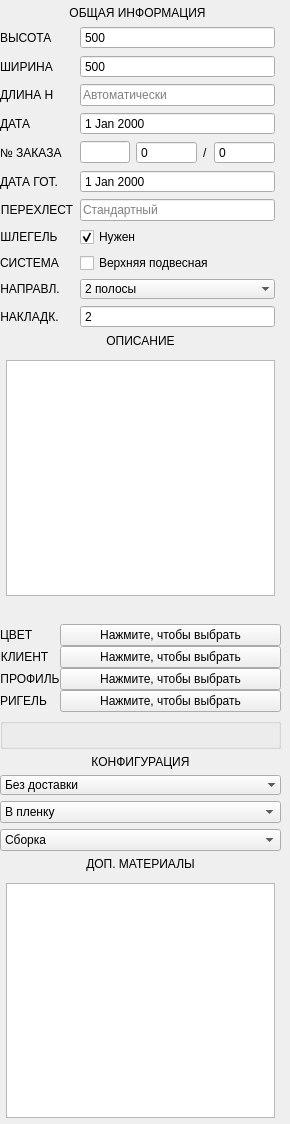
        <widget class="QWidget" name="right_pannel_content">
         <property name="geometry">
          <rect>
           <x>0</x>
           <y>0</y>
           <width>290</width>
           <height>1124</height>
          </rect>
         </property>
         <layout class="QVBoxLayout" name="verticalLayout_4">
          <property name="leftMargin">
           <number>0</number>
          </property>
          <property name="topMargin">
           <number>0</number>
          </property>
          <property name="rightMargin">
           <number>9</number>
          </property>
          <property name="bottomMargin">
           <number>0</number>
          </property>
          <item>
           <layout class="QFormLayout" name="formLayout">
            <property name="topMargin">
             <number>6</number>
            </property>
            <property name="rightMargin">
             <number>6</number>
            </property>
            <item row="1" column="0">
             <widget class="QLabel" name="height">
              <property name="text">
               <string>ВЫСОТА</string>
              </property>
             </widget>
            </item>
            <item row="1" column="1">
             <widget class="QSpinBox" name="inp_height">
              <property name="sizePolicy">
               <sizepolicy hsizetype="Preferred" vsizetype="Fixed">
                <horstretch>0</horstretch>
                <verstretch>0</verstretch>
               </sizepolicy>
              </property>
              <property name="focusPolicy">
               <enum>Qt::ClickFocus</enum>
              </property>
              <property name="wrapping">
               <bool>false</bool>
              </property>
              <property name="buttonSymbols">
               <enum>QAbstractSpinBox::NoButtons</enum>
              </property>
              <property name="correctionMode">
               <enum>QAbstractSpinBox::CorrectToPreviousValue</enum>
              </property>
              <property name="keyboardTracking">
               <bool>true</bool>
              </property>
              <property name="showGroupSeparator" stdset="0">
               <bool>false</bool>
              </property>
              <property name="minimum">
               <number>500</number>
              </property>
              <property name="maximum">
               <number>9999</number>
              </property>
             </widget>
            </item>
            <item row="2" column="0">
             <widget class="QLabel" name="long_2">
              <property name="text">
               <string>ШИРИНА</string>
              </property>
             </widget>
            </item>
            <item row="2" column="1">
             <widget class="QSpinBox" name="inp_width">
              <property name="sizePolicy">
               <sizepolicy hsizetype="Preferred" vsizetype="Fixed">
                <horstretch>0</horstretch>
                <verstretch>0</verstretch>
               </sizepolicy>
              </property>
              <property name="focusPolicy">
               <enum>Qt::ClickFocus</enum>
              </property>
              <property name="buttonSymbols">
               <enum>QAbstractSpinBox::NoButtons</enum>
              </property>
              <property name="minimum">
               <number>500</number>
              </property>
              <property name="maximum">
               <number>9999</number>
              </property>
             </widget>
            </item>
            <item row="3" column="0">
             <widget class="QLabel" name="longL2">
              <property name="text">
               <string>ДЛИНА Н</string>
              </property>
             </widget>
            </item>
            <item row="3" column="1">
             <widget class="QLineEdit" name="inp_quide_long">
              <property name="sizePolicy">
               <sizepolicy hsizetype="Expanding" vsizetype="Fixed">
                <horstretch>0</horstretch>
                <verstretch>0</verstretch>
               </sizepolicy>
              </property>
              <property name="placeholderText">
               <string>Автоматически</string>
              </property>
             </widget>
            </item>
            <item row="4" column="0">
             <widget class="QLabel" name="date">
              <property name="text">
               <string>ДАТА</string>
              </property>
             </widget>
            </item>
            <item row="4" column="1">
             <widget class="QDateEdit" name="inp_date">
              <property name="sizePolicy">
               <sizepolicy hsizetype="Expanding" vsizetype="Fixed">
                <horstretch>0</horstretch>
                <verstretch>0</verstretch>
               </sizepolicy>
              </property>
              <property name="focusPolicy">
               <enum>Qt::ClickFocus</enum>
              </property>
              <property name="buttonSymbols">
               <enum>QAbstractSpinBox::NoButtons</enum>
              </property>
             </widget>
            </item>
            <item row="5" column="0">
             <widget class="QLabel" name="norder">
              <property name="text">
               <string>№ ЗАКАЗА</string>
              </property>
             </widget>
            </item>
            <item row="5" column="1">
             <layout class="QHBoxLayout" name="horizontalLayout_8">
              <property name="spacing">
               <number>6</number>
              </property>
              <item>
               <widget class="QLineEdit" name="inp_responsibility">
                <property name="sizePolicy">
                 <sizepolicy hsizetype="Maximum" vsizetype="Fixed">
                  <horstretch>0</horstretch>
                  <verstretch>0</verstretch>
                 </sizepolicy>
                </property>
                <property name="maximumSize">
                 <size>
                  <width>50</width>
                  <height>16777215</height>
                 </size>
                </property>
                <property name="readOnly">
                 <bool>true</bool>
                </property>
               </widget>
              </item>
              <item>
               <widget class="QSpinBox" name="inp_order_number">
                <property name="sizePolicy">
                 <sizepolicy hsizetype="Expanding" vsizetype="Fixed">
                  <horstretch>0</horstretch>
                  <verstretch>0</verstretch>
                 </sizepolicy>
                </property>
                <property name="focusPolicy">
                 <enum>Qt::ClickFocus</enum>
                </property>
                <property name="buttonSymbols">
                 <enum>QAbstractSpinBox::NoButtons</enum>
                </property>
                <property name="suffix">
                 <string/>
                </property>
                <property name="prefix">
                 <string/>
                </property>
                <property name="minimum">
                 <number>0</number>
                </property>
                <property name="maximum">
                 <number>999</number>
                </property>
                <property name="stepType">
                 <enum>QAbstractSpinBox::DefaultStepType</enum>
                </property>
                <property name="value">
                 <number>0</number>
                </property>
               </widget>
              </item>
              <item>
               <widget class="QLabel" name="norder_2">
                <property name="sizePolicy">
                 <sizepolicy hsizetype="Preferred" vsizetype="Preferred">
                  <horstretch>0</horstretch>
                  <verstretch>0</verstretch>
                 </sizepolicy>
                </property>
                <property name="text">
                 <string>/</string>
                </property>
                <property name="scaledContents">
                 <bool>false</bool>
                </property>
                <property name="indent">
                 <number>0</number>
                </property>
               </widget>
              </item>
              <item>
               <widget class="QSpinBox" name="inp_order_number_part">
                <property name="sizePolicy">
                 <sizepolicy hsizetype="Expanding" vsizetype="Fixed">
                  <horstretch>0</horstretch>
                  <verstretch>0</verstretch>
                 </sizepolicy>
                </property>
                <property name="focusPolicy">
                 <enum>Qt::ClickFocus</enum>
                </property>
                <property name="buttonSymbols">
                 <enum>QAbstractSpinBox::NoButtons</enum>
                </property>
                <property name="suffix">
                 <string/>
                </property>
                <property name="prefix">
                 <string/>
                </property>
                <property name="minimum">
                 <number>0</number>
                </property>
                <property name="maximum">
                 <number>999</number>
                </property>
                <property name="stepType">
                 <enum>QAbstractSpinBox::DefaultStepType</enum>
                </property>
                <property name="value">
                 <number>0</number>
                </property>
               </widget>
              </item>
             </layout>
            </item>
            <item row="6" column="0">
             <widget class="QLabel" name="dateout">
              <property name="text">
               <string>ДАТА ГОТ.</string>
              </property>
             </widget>
            </item>
            <item row="6" column="1">
             <widget class="QDateEdit" name="inp_date_uot">
              <property name="sizePolicy">
               <sizepolicy hsizetype="Expanding" vsizetype="Fixed">
                <horstretch>0</horstretch>
                <verstretch>0</verstretch>
               </sizepolicy>
              </property>
              <property name="focusPolicy">
               <enum>Qt::ClickFocus</enum>
              </property>
              <property name="buttonSymbols">
               <enum>QAbstractSpinBox::NoButtons</enum>
              </property>
             </widget>
            </item>
            <item row="7" column="0">
             <widget class="QLabel" name="discription_10">
              <property name="text">
               <string>ПЕРЕХЛЕСТ</string>
              </property>
              <property name="alignment">
               <set>Qt::AlignCenter</set>
              </property>
             </widget>
            </item>
            <item row="7" column="1">
             <widget class="QLineEdit" name="inp_overlap_count">
              <property name="sizePolicy">
               <sizepolicy hsizetype="Expanding" vsizetype="Fixed">
                <horstretch>0</horstretch>
                <verstretch>0</verstretch>
               </sizepolicy>
              </property>
              <property name="placeholderText">
               <string>Стандартный</string>
              </property>
             </widget>
            </item>
            <item row="8" column="0">
             <widget class="QLabel" name="discription_6">
              <property name="text">
               <string>ШЛЕГЕЛЬ</string>
              </property>
              <property name="alignment">
               <set>Qt::AlignCenter</set>
              </property>
             </widget>
            </item>
            <item row="8" column="1">
             <widget class="QCheckBox" name="ch_need_shlegel">
              <property name="text">
               <string>Нужен</string>
              </property>
              <property name="checked">
               <bool>true</bool>
              </property>
              <property name="tristate">
               <bool>false</bool>
              </property>
             </widget>
            </item>
            <item row="9" column="0">
             <widget class="QLabel" name="discription_11">
              <property name="text">
               <string>СИСТЕМА</string>
              </property>
              <property name="alignment">
               <set>Qt::AlignCenter</set>
              </property>
             </widget>
            </item>
            <item row="9" column="1">
             <widget class="QCheckBox" name="c_bot_system">
              <property name="text">
               <string>Верхняя подвесная</string>
              </property>
              <property name="checked">
               <bool>false</bool>
              </property>
              <property name="tristate">
               <bool>false</bool>
              </property>
             </widget>
            </item>
            <item row="10" column="0">
             <widget class="QLabel" name="discription_12">
              <property name="text">
               <string>НАПРАВЛ.</string>
              </property>
              <property name="alignment">
               <set>Qt::AlignCenter</set>
              </property>
             </widget>
            </item>
            <item row="10" column="1">
             <widget class="QComboBox" name="c_guide">
              <property name="focusPolicy">
               <enum>Qt::NoFocus</enum>
              </property>
              <property name="insertPolicy">
               <enum>QComboBox::InsertAtBottom</enum>
              </property>
              <property name="sizeAdjustPolicy">
               <enum>QComboBox::AdjustToContentsOnFirstShow</enum>
              </property>
              <property name="duplicatesEnabled">
               <bool>false</bool>
              </property>
              <property name="frame">
               <bool>false</bool>
              </property>
              <item>
               <property name="text">
                <string>2 полосы</string>
               </property>
              </item>
              <item>
               <property name="text">
                <string>1 полоса</string>
               </property>
              </item>
              <item>
               <property name="text">
                <string>Без направляющих</string>
               </property>
              </item>
             </widget>
            </item>
            <item row="11" column="0">
             <widget class="QLabel" name="lbl_guide_decor">
              <property name="text">
               <string>НАКЛАДК.</string>
              </property>
              <property name="alignment">
               <set>Qt::AlignCenter</set>
              </property>
             </widget>
            </item>
            <item row="11" column="1">
             <widget class="QSpinBox" name="c_guide_decor">
              <property name="sizePolicy">
               <sizepolicy hsizetype="Preferred" vsizetype="Fixed">
                <horstretch>0</horstretch>
                <verstretch>0</verstretch>
               </sizepolicy>
              </property>
              <property name="focusPolicy">
               <enum>Qt::ClickFocus</enum>
              </property>
              <property name="buttonSymbols">
               <enum>QAbstractSpinBox::NoButtons</enum>
              </property>
              <property name="suffix">
               <string/>
              </property>
              <property name="minimum">
               <number>0</number>
              </property>
              <property name="maximum">
               <number>10</number>
              </property>
              <property name="value">
               <number>2</number>
              </property>
             </widget>
            </item>
            <item row="0" column="0" colspan="2">
             <widget class="QLabel" name="discription_5">
              <property name="text">
               <string>ОБЩАЯ ИНФОРМАЦИЯ</string>
              </property>
              <property name="alignment">
               <set>Qt::AlignCenter</set>
              </property>
             </widget>
            </item>
           </layout>
          </item>
          <item>
           <widget class="QLabel" name="discription">
            <property name="text">
             <string>ОПИСАНИЕ</string>
            </property>
            <property name="alignment">
             <set>Qt::AlignCenter</set>
            </property>
           </widget>
          </item>
          <item>
           <layout class="QVBoxLayout" name="verticalLayout_3">
            <property name="spacing">
             <number>0</number>
            </property>
            <property name="leftMargin">
             <number>6</number>
            </property>
            <property name="topMargin">
             <number>6</number>
            </property>
            <property name="rightMargin">
             <number>6</number>
            </property>
            <property name="bottomMargin">
             <number>6</number>
            </property>
            <item>
             <widget class="QTextEdit" name="inp_description">
              <property name="sizePolicy">
               <sizepolicy hsizetype="Expanding" vsizetype="Expanding">
                <horstretch>0</horstretch>
                <verstretch>0</verstretch>
               </sizepolicy>
              </property>
             </widget>
            </item>
           </layout>
          </item>
          <item>
           <layout class="QFormLayout" name="formLayout_2">
            <property name="horizontalSpacing">
             <number>0</number>
            </property>
            <property name="verticalSpacing">
             <number>0</number>
            </property>
            <property name="topMargin">
             <number>16</number>
            </property>
            <property name="bottomMargin">
             <number>0</number>
            </property>
            <item row="0" column="0">
             <widget class="QLabel" name="color_2">
              <property name="text">
               <string>ЦВЕТ</string>
              </property>
             </widget>
            </item>
            <item row="0" column="1">
             <widget class="QPushButton" name="btn_color">
              <property name="text">
               <string>Нажмите, чтобы выбрать</string>
              </property>
             </widget>
            </item>
            <item row="1" column="0">
             <widget class="QLabel" name="discription_2">
              <property name="text">
               <string>КЛИЕНТ</string>
              </property>
              <property name="alignment">
               <set>Qt::AlignCenter</set>
              </property>
             </widget>
            </item>
            <item row="1" column="1">
             <widget class="QPushButton" name="btn_customer">
              <property name="text">
               <string>Нажмите, чтобы выбрать</string>
              </property>
             </widget>
            </item>
            <item row="2" column="0">
             <widget class="QLabel" name="discription_4">
              <property name="text">
               <string>ПРОФИЛЬ</string>
              </property>
              <property name="alignment">
               <set>Qt::AlignCenter</set>
              </property>
             </widget>
            </item>
            <item row="2" column="1">
             <widget class="QPushButton" name="btn_profile">
              <property name="text">
               <string>Нажмите, чтобы выбрать</string>
              </property>
             </widget>
            </item>
            <item row="3" column="0">
             <widget class="QLabel" name="discription_3">
              <property name="text">
               <string>РИГЕЛЬ</string>
              </property>
              <property name="alignment">
               <set>Qt::AlignCenter</set>
              </property>
             </widget>
            </item>
            <item row="3" column="1">
             <widget class="QPushButton" name="btn_rigel">
              <property name="text">
               <string>Нажмите, чтобы выбрать</string>
              </property>
             </widget>
            </item>
           </layout>
          </item>
          <item>
           <widget class="QGroupBox" name="groupBox_8">
            <property name="title">
             <string/>
            </property>
            <layout class="QGridLayout" name="gridLayout_4">
             <property name="leftMargin">
              <number>0</number>
             </property>
             <property name="topMargin">
              <number>0</number>
             </property>
             <property name="rightMargin">
              <number>0</number>
             </property>
             <property name="bottomMargin">
              <number>0</number>
             </property>
             <property name="spacing">
              <number>0</number>
             </property>
            </layout>
           </widget>
          </item>
          <item>
           <widget class="QLabel" name="discription_9">
            <property name="text">
             <string>КОНФИГУРАЦИЯ</string>
            </property>
            <property name="alignment">
             <set>Qt::AlignCenter</set>
            </property>
           </widget>
          </item>
          <item>
           <widget class="QComboBox" name="c_delivery_config">
            <property name="focusPolicy">
             <enum>Qt::NoFocus</enum>
            </property>
            <property name="insertPolicy">
             <enum>QComboBox::InsertAtBottom</enum>
            </property>
            <property name="sizeAdjustPolicy">
             <enum>QComboBox::AdjustToContentsOnFirstShow</enum>
            </property>
            <property name="duplicatesEnabled">
             <bool>false</bool>
            </property>
            <property name="frame">
             <bool>false</bool>
            </property>
            <item>
             <property name="text">
              <string>Без доставки</string>
             </property>
            </item>
            <item>
             <property name="text">
              <string>С доставкой</string>
             </property>
            </item>
           </widget>
          </item>
          <item>
           <widget class="QComboBox" name="c_pack_config">
            <property name="focusPolicy">
             <enum>Qt::NoFocus</enum>
            </property>
            <item>
             <property name="text">
              <string>В пленку</string>
             </property>
            </item>
            <item>
             <property name="text">
              <string>В гофру</string>
             </property>
            </item>
            <item>
             <property name="text">
              <string>В ящик</string>
             </property>
            </item>
            <item>
             <property name="text">
              <string>Без упаковки</string>
             </property>
            </item>
           </widget>
          </item>
          <item>
           <widget class="QComboBox" name="c_set_config">
            <property name="enabled">
             <bool>true</bool>
            </property>
            <property name="focusPolicy">
             <enum>Qt::NoFocus</enum>
            </property>
            <item>
             <property name="text">
              <string>Сборка</string>
             </property>
            </item>
            <item>
             <property name="text">
              <string>Нарезка</string>
             </property>
            </item>
            <item>
             <property name="text">
              <string>Нарезка, Сверловка</string>
             </property>
            </item>
           </widget>
          </item>
          <item>
           <widget class="QLabel" name="discription_8">
            <property name="text">
             <string>ДОП. МАТЕРИАЛЫ</string>
            </property>
            <property name="alignment">
             <set>Qt::AlignCenter</set>
            </property>
           </widget>
          </item>
          <item>
           <layout class="QVBoxLayout" name="verticalLayout_7">
            <property name="leftMargin">
             <number>6</number>
            </property>
            <property name="topMargin">
             <number>6</number>
            </property>
            <property name="rightMargin">
             <number>6</number>
            </property>
            <property name="bottomMargin">
             <number>6</number>
            </property>
            <item>
             <widget class="QTextEdit" name="inp_additional_materials">
              <property name="sizePolicy">
               <sizepolicy hsizetype="Expanding" vsizetype="Expanding">
                <horstretch>0</horstretch>
                <verstretch>0</verstretch>
               </sizepolicy>
              </property>
             </widget>
            </item>
           </layout>
          </item>
         </layout>
        </widget>
